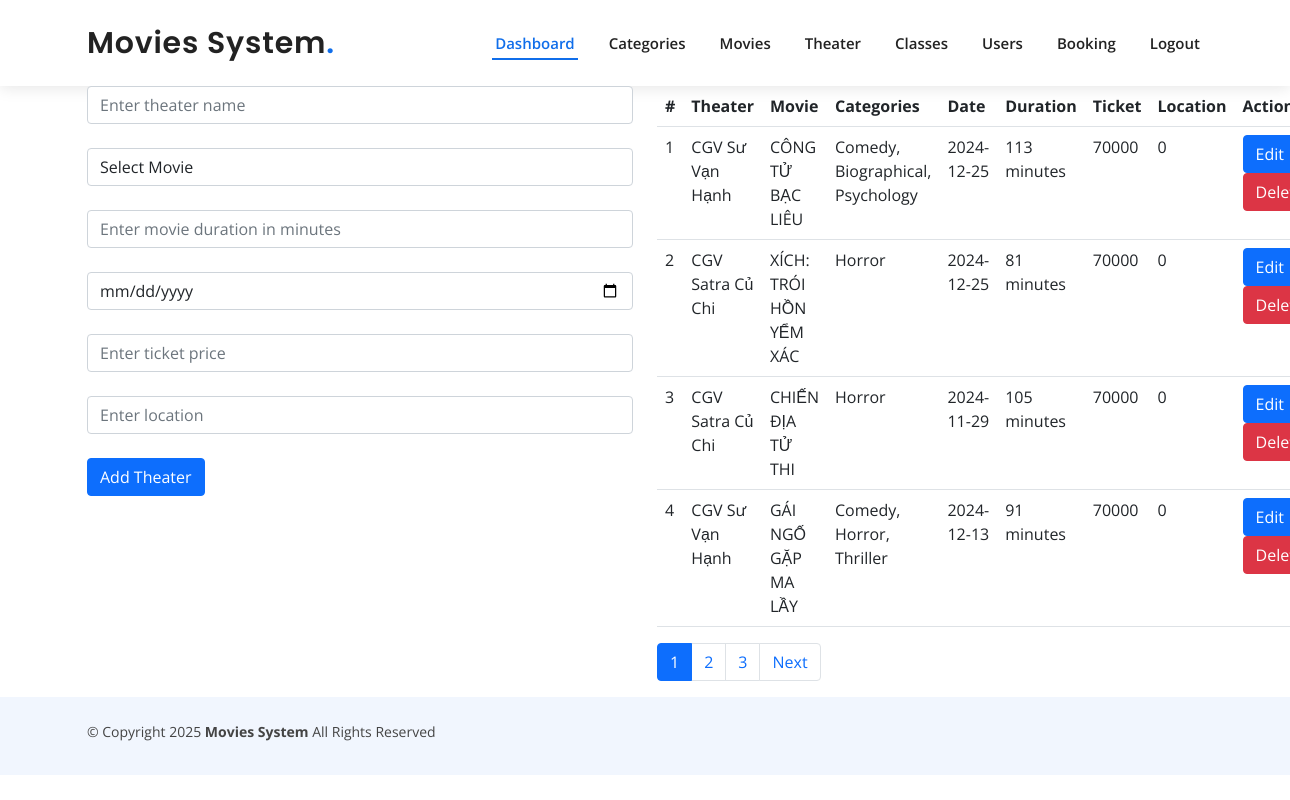
The app's page /admin/theater.php (signed in) with its own data.
### tables this page shows
CREATE TABLE IF NOT EXISTS `theater` (
  `theaterid` int NOT NULL AUTO_INCREMENT,
  `theater_name` varchar(100) NOT NULL,
  `duration` int DEFAULT NULL,
  `date` date NOT NULL,
  `price` int NOT NULL,
  `location` varchar(191) NOT NULL,
  `movieid` int NOT NULL,
  PRIMARY KEY (`theaterid`),
  KEY `FK_theater` (`movieid`)
);

CREATE TABLE IF NOT EXISTS `movies` (
  `movieid` int NOT NULL AUTO_INCREMENT,
  `title` varchar(50) NOT NULL,
  `description` longtext,
  `releasedate` date NOT NULL,
  `image` varchar(1000) NOT NULL,
  `trailer` varchar(1000) NOT NULL,
  `catid` int NOT NULL,
  `likes` int DEFAULT '0',
  PRIMARY KEY (`movieid`)
);

### admin/theater.php (the view, shortened to what this page needs)
<?php
include('connect.php');
$edit_data = null;
$limit = 4;
$page = isset($_GET['page']) ? (int)$_GET['page'] : 1;
$page = max($page, 1);
$offset = ($page - 1) * $limit;
$total_query = "SELECT COUNT(*) as total FROM theater";
$total_result = $con->query($total_query);
$total_row = $total_result->fetch_assoc();
$total_theaters = $total_row['total'];
$total_pages = ceil($total_theaters / $limit);
$sql = "SELECT theater.*, movies.title, GROUP_CONCAT(categories.catname SEPARATOR ', ') AS catnames
        FROM theater
        INNER JOIN movies ON movies.movieid = theater.movieid
        LEFT JOIN category_movie ON category_movie.movieid = movies.movieid
        LEFT JOIN categories ON categories.catid = category_movie.catid
        GROUP BY theater.theaterid
        LIMIT ? OFFSET ?";
$stmt = $con->prepare($sql);
$stmt->bind_param("ii", $limit, $offset);
$stmt->execute();
$res = $stmt->get_result();
?>
<!DOCTYPE html>
<html lang="en">
<head>
</head>
<body>
    <?php include('header.php'); ?>
    <div class="container">
        <div class="row">
            <div class="col-lg-6">
                <form action="theater.php" method="post" enctype="multipart/form-data">
                    <div class="form-group mb-4">
                        <input type="text" class="form-control" name="theater_name" placeholder="Enter theater name" value="<?= isset($edit_data) ? htmlspecialchars($edit_data['theater_name']) : '' ?>" required>
                    </div>
                    <div class="form-group mb-4">
                        <select name="movieid" class="form-control" required>
                            <option value="">Select Movie</option>
                            <?php
                            $sql = "SELECT * FROM movies";
                            $res_movies = $con->query($sql);
                            ?>
                        </select>
                    </div>
                    <div class="form-group mb-4">
                        <input type="number" class="form-control" name="duration" placeholder="Enter movie duration in minutes" value="<?= isset($edit_data) ? htmlspecialchars($edit_data['duration']) : '' ?>" required>
                    </div>
                    <div class="form-group mb-4">
                        <input type="date" class="form-control" name="date" value="<?= isset($edit_data) ? htmlspecialchars($edit_data['date']) : '' ?>" required>
                    </div>
                    <div class="form-group mb-4">
                        <input type="number" class="form-control" name="price" placeholder="Enter ticket price" value="<?= isset($edit_data) ? htmlspecialchars($edit_data['price']) : '' ?>" required>
                    </div>
                    <div class="form-group mb-4">
                        <input type="text" class="form-control" name="location" placeholder="Enter location" value="<?= isset($edit_data) ? htmlspecialchars($edit_data['location']) : '' ?>" required>
                    </div>
                    <div class="form-group">
                        <input type="submit" class="btn btn-primary" value="<?= isset($edit_data) ? 'Update Theater' : 'Add Theater' ?>" name="add">
                    </div>
                </form>
            </div>
            <div class="col-lg-6">
                <table class="table">
                    <tr>
                        <th>#</th>
                        <th>Theater</th>
                        <th>Movie</th>
                        <th>Categories</th>
                        <th>Date</th>
                        <th>Duration</th>
                        <th>Ticket</th>
                        <th>Location</th>
                        <th>Action</th>
                    </tr>
                    <?php
                    if ($res->num_rows > 0) {
                        while ($data = $res->fetch_assoc()) {
                    ?>
                            <tr>
                                <td><?= htmlspecialchars($data['theaterid']) ?></td>
                                <td><?= htmlspecialchars($data['theater_name']) ?></td>
                                <td><?= htmlspecialchars($data['title']) ?></td>
                                <td><?= htmlspecialchars($data['catnames']) ?></td>
                                <td><?= htmlspecialchars($data['date']) ?></td>
                                <td><?= htmlspecialchars($data['duration']) ?> minutes</td>
                                <td><?= htmlspecialchars($data['price']) ?></td>
                                <td><?= htmlspecialchars($data['location']) ?></td>
                                <td>
                                    <a href="theater.php?editid=<?= htmlspecialchars($data['theaterid']) ?>" class="btn btn-primary"> Edit</a>
                                    <a href="theater.php?deleteid=<?= htmlspecialchars($data['theaterid']) ?>" class="btn btn-danger" onclick="return confirm('Are you sure you want to delete this theater?')"> Delete</a>
                                </td>
                            </tr>
                    <?php
                        }
                    } else {
                        echo '<tr><td colspan="9">No theaters found</td></tr>';
                    }
                    ?>
                </table>
                <nav>
                    <ul class="pagination">
                        <?php for ($i = 1; $i <= $total_pages; $i++): ?>
                            <li class="page-item <?= ($i == $page) ? 'active' : '' ?>">
                                <a class="page-link" href="?page=<?= $i ?>"><?= $i ?></a>
                            </li>
                        <?php endfor; ?>
                        <?php if ($page < $total_pages): ?>
                            <li class="page-item">
                                <a class="page-link" href="?page=<?= $page + 1 ?>">Next</a>
                            </li>
                        <?php endif; ?>
                    </ul>
                </nav>
            </div>
        </div>
    </div>
    <?php include('footer.php'); ?>
</body>
</html>

### assets/css/style.css (style rules this page uses)
body { font-family: "Open Sans", sans-serif; color: #444444; }
a { color: #106eea; text-decoration: none; }

### records on screen
theater: theaterid "1", theater_name "CGV Sư Vạn Hạnh", movieid.title "CÔNG TỬ BẠC LIÊU", catnames "Comedy, Biographical, Psychology", date "2024-12-25", duration "113", price "70000", location "0"
theater: theaterid "2", theater_name "CGV Satra Củ Chi", movieid.title "XÍCH: TRÓI HỒN YỂM XÁC", catnames "Horror", date "2024-12-25", duration "81", price "70000", location "0"
theater: theaterid "3", theater_name "CGV Satra Củ Chi", movieid.title "CHIẾN ĐỊA TỬ THI", catnames "Horror", date "2024-11-29", duration "105", price "70000", location "0"
theater: theaterid "4", theater_name "CGV Sư Vạn Hạnh", movieid.title "GÁI NGỐ GẶP MA LẦY", catnames "Comedy, Horror, Thriller", date "2024-12-13", duration "91", price "70000", location "0"
